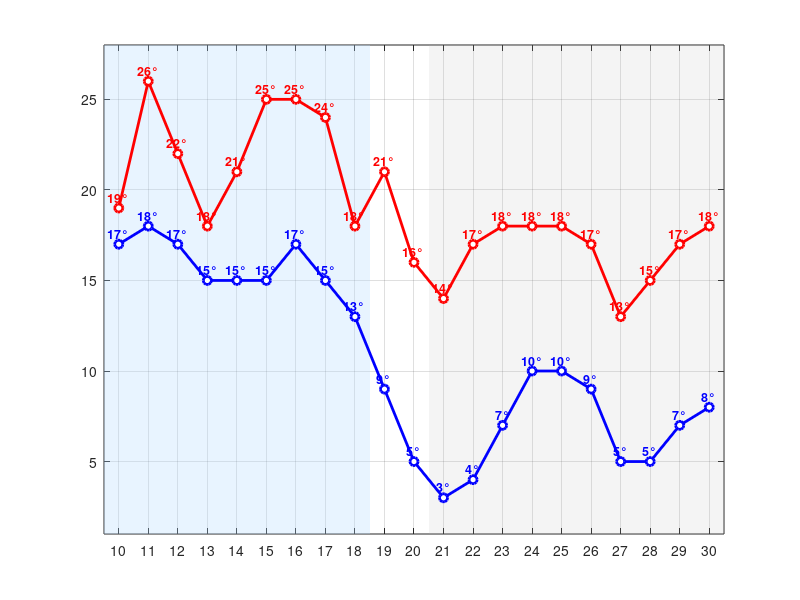

Write MATLAB code to recreate this figure. (Note: this script raises an error after producing the figure.)
%% 10월 10~30일 기온 추이
days = 10:30;

% [최저 / 최고] 온도 데이터
Tmin = [17 18 17 15 15 15 17 15 13  9  5  3  4  7 10 10  9  5  5  7  8];
Tmax = [19 26 22 18 21 25 25 24 18 21 16 14 17 18 18 18 17 13 15 17 18];

% 비 오는 날
rainDays = 10:18;

% 그래프 기본 설정
figure('Color','w'); hold on; box on; grid on;

% y축 범위
yl = [min([Tmin Tmax]) - 2, max([Tmin Tmax]) + 2];

%% ① 비 오는 날 (10~18일) 연한 하늘색 배경
x1 = rainDays(1) - 0.5;
x2 = rainDays(end) + 0.5;
patch([x1 x2 x2 x1], [yl(1) yl(1) yl(2) yl(2)], ...
      [0.7 0.85 1], 'EdgeColor', 'none', 'FaceAlpha', 0.3, ...
      'HandleVisibility','off');  % 범례에서 제외

%% ② 예측 구간 (20일 이후) 회색 배경
xPredStart = 20.5;
patch([xPredStart 30.5 30.5 xPredStart], [yl(1) yl(1) yl(2) yl(2)], ...
      [0.7 0.7 0.7], 'FaceAlpha', 0.15, 'EdgeColor','none', ...
      'HandleVisibility','off');

%% ③ 최고/최저 기온 꺾은선 그래프
p1 = plot(days, Tmax, '-r', 'LineWidth', 2, 'Marker','o', 'MarkerFaceColor','w'); % 최고
p2 = plot(days, Tmin, '-b', 'LineWidth', 2, 'Marker','o', 'MarkerFaceColor','w'); % 최저

%% ④ 각 마커 위에 온도 표시
for i = 1:length(days)
    % 최고기온 라벨
    text(days(i), Tmax(i) + 0.6, sprintf('%.0f°', Tmax(i)), ...
        'Color', 'r', 'FontSize', 9, 'FontWeight', 'bold', ...
        'HorizontalAlignment', 'center');

    % 최저기온 라벨
    text(days(i), Tmin(i) + 0.6, sprintf('%.0f°', Tmin(i)), ...
        'Color', 'b', 'FontSize', 9, 'FontWeight', 'bold', ...
        'HorizontalAlignment', 'center');
end

%% ⑤ 축, 제목, 범례
xlim([9.5 30.5]); ylim(yl);
xticks(days); xticklabels(string(days) + "일");
xlabel('10월 날짜'); ylabel('기온 (°C)');
title('10월 10~30일 기온 추이');

lgd = legend([p1 p2], {'최고기온','최저기온'}, 'Location','northeast');
lgd.AutoUpdate = 'off';

% 참고선 (0°C)
yline(0, 'k:');
